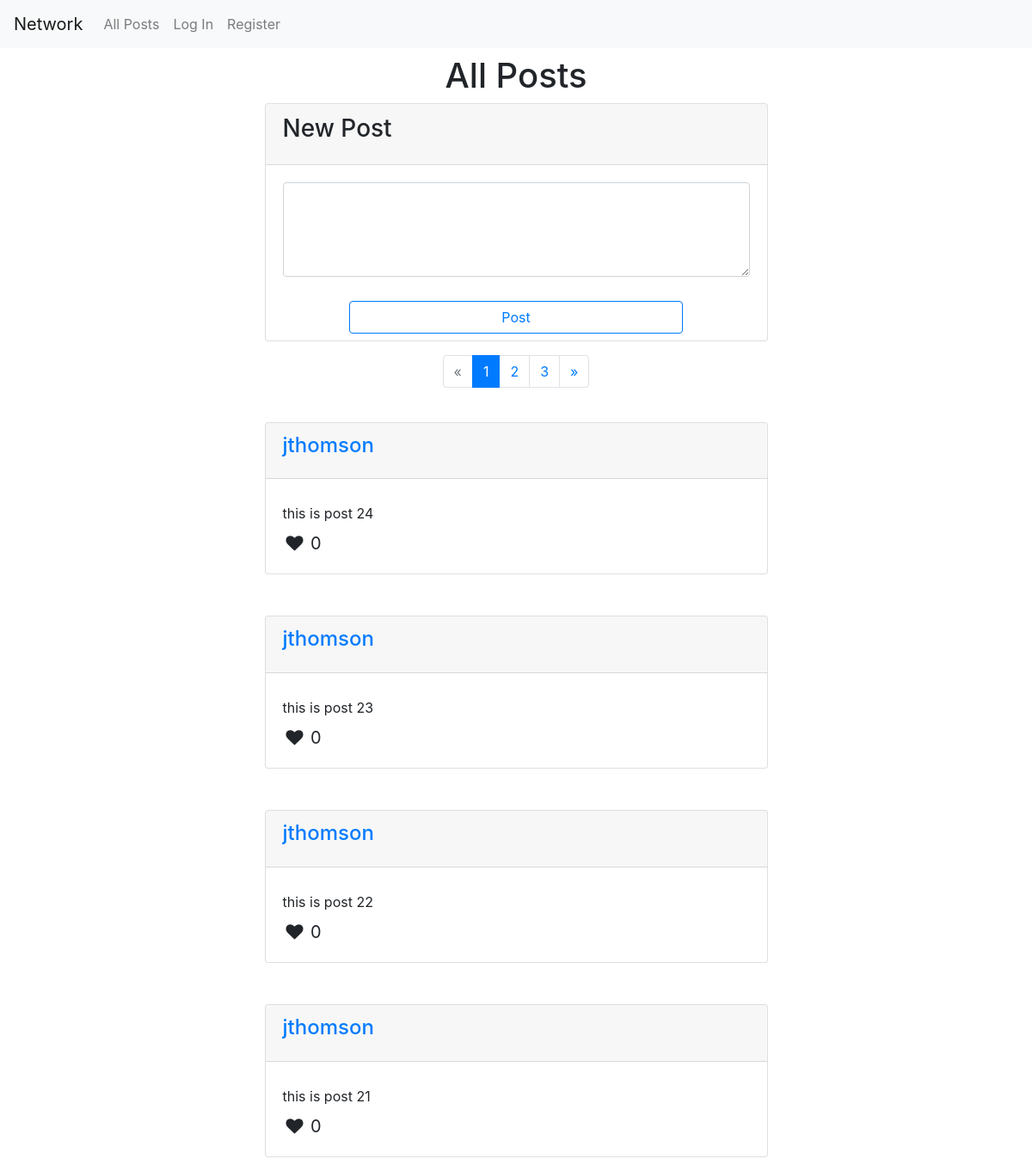
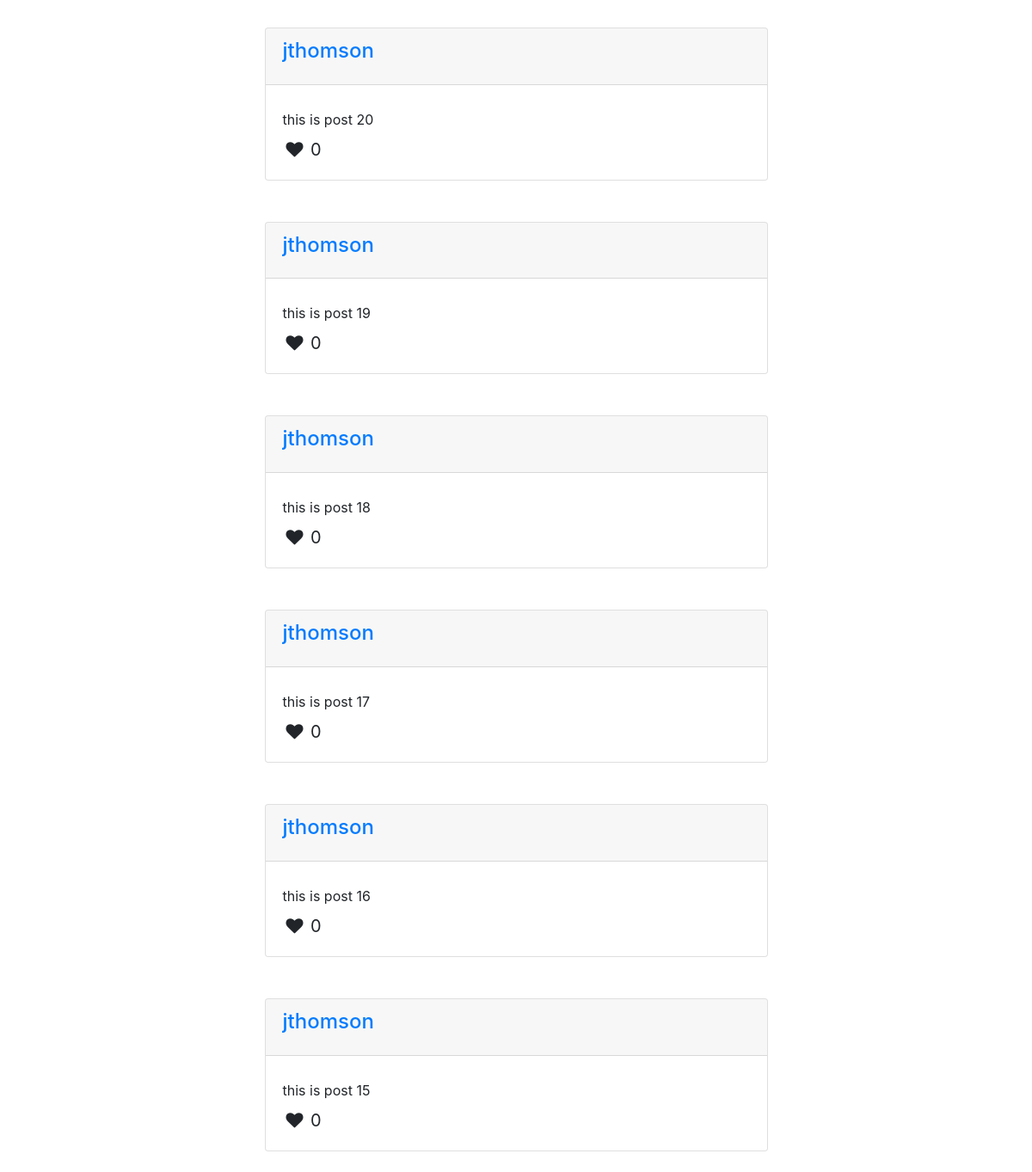
The page / on the database its author committed (2 pictures, top to bottom).
### network/models.py (models this page shows)
class Post(models.Model):
    posting_user = models.ForeignKey(User, on_delete=models.CASCADE, related_name='posts')
    time = models.DateTimeField(auto_now_add=True)
    content = models.TextField()
    likes = models.ManyToManyField(User, related_name='liked_posts')

class User(AbstractUser):
    following = models.ManyToManyField('User', related_name="followers")

### network/views.py (the view)
# urls.py: path("", views.index, name="index"),
def index(request):
    posts = Post.objects.all().order_by('-time')
    return showposts(request, posts)

### network/views.py (called while the page is built, shortened)
def showposts(request, posts, userpage=False, title='All Posts'):
    if posts.count() == 0 and not userpage:
        return render(request, "network/index.html", {
            'empty': True
        })
    paginator = Paginator(posts, 10)
    pagenum = request.GET.get('pagenum', 1)
    try:
        pagenum = int(pagenum)
    except ValueError:
        raise Http404
    if pagenum in paginator.page_range:
        items = paginator.page(pagenum)
    else:
        raise Http404
    data = {
        'items': items,
        'pagenum': pagenum,
        'pages': [p for p in paginator.page_range],
        'firstpage': pagenum == 1,
        'lastpage': pagenum == paginator.num_pages,
        'userpage': userpage,
        'title': title,
    }
    return render(request, "network/index.html", data)

### network/templates/network/index.html (shortened to what this page needs)
{% extends "network/layout.html" %}
{% block body %}
    {% with urlparam=title %}
        <h1 class="my-2 center">{{ title }}</h1>
        {% if not userpage %}
            <div class="row">
                <div class="col-md-8 col-lg-6 offset-md-2 offset-lg-3">
                    <div class="card">
                        <div class="card-header">
                            <h3 class="card-title">New Post</h3>
                        </div>
                        <div class="card-body">
                            <textarea class="form-control" rows=4></textarea>
                        </div>
                        <button class="btn btn-outline-primary my-2 btn-block col-xs-10 offset-xs-1 col-md-8 offset-md-2">Post</button>
                    </div>
                </div>
            </div>
        {% else %}
            <h5 class="text-muted center">Followers: {{ followers }}</h5>
            <h5 class="text-muted center">Following: {{ following }}</h5>
        {% endif %}
        {% if not empty %}
            <ul class="pagination justify-content-center my-3">
                {% if firstpage %}
                    <li class="page-item disabled">
                        <a class="page-link" href="#">
                            <span>&laquo</span>
                        </a>
                    </li>
                {% endif %}
                {% for num in pages %}
                    {% if num == pagenum %}
                        <li class="page-item active">
                    {% else %}
                        <li class="page-item">
                    {% endif %}
                    {% if urlparam == 'All Posts' %}
                        <a class="page-link" href="{% url 'index' %}?pagenum={{ num }}">{{ num }}</a>
                    {% else %}
                        <a class="page-link" href="{% url 'viewuser' urlparam %}?pagenum={{ num }}">{{ num }}</a>
                    {% endif %}
                        </li>
                {% endfor %}
                {% if lastpage %}
                    <li class="page-item disabled">
                        <a class="page-link" href="#">
                            <span>&raquo</span>
                        </a>
                    </li>
                {% else %}
                    <li class="page-item">
                        {% if urlparam == 'All Posts' %}
                            <a class="page-link" href="{% url 'index' %}?pagenum={{ pagenum|add:1 }}">
                                <span>&raquo</span>
                            </a>
                        {% else %}
                            <a class="page-link" href="{% url 'viewuser' urlparam %}?pagenum={{ pagenum|add:1 }}">
                                <span>&raquo</span>
                            </a>
                        {% endif %}
                    </li>
                {% endif %}
            </ul>
            {% for item in items %}
                <div class="row">
                    <div class="col-md-8 col-lg-6 offset-md-2 offset-lg-3 my-4">
                        <div class="card">
                            <div class="card-header">
                                {% with username=item.posting_user.username %}
                                    <a href="{% url 'viewuser' username %}"><h4 class="card-title">{{ username }}</h4></a>
                                {% endwith %}
                            </div>
                            <div class="card-body">
                                <div class="my-2">{{ item.content }}</div>
                                <i class="fa fa-heart likebutton mx-1"></i>
                                <span class="likeamount">{{ item.likes.count }}</span>
                            </div>
                        </div>
                    </div>
                </div>
            {% endfor %}
        {% endif %}
    {% endwith %}
{% endblock %}

### network/static/network/styles.css (style rules this page uses)
.center { text-align: center; }
.likebutton, .likeamount { font-size: 20px !important; }

### rows shown on the page
Post: posting_user.username "jthomson", content "this is post 24", likes.count "0"
Post: posting_user.username "jthomson", content "this is post 23", likes.count "0"
Post: posting_user.username "jthomson", content "this is post 22", likes.count "0"
Post: posting_user.username "jthomson", content "this is post 21", likes.count "0"
Post: posting_user.username "jthomson", content "this is post 20", likes.count "0"
Post: posting_user.username "jthomson", content "this is post 19", likes.count "0"
Post: posting_user.username "jthomson", content "this is post 18", likes.count "0"
Post: posting_user.username "jthomson", content "this is post 17", likes.count "0"
Post: posting_user.username "jthomson", content "this is post 16", likes.count "0"
Post: posting_user.username "jthomson", content "this is post 15", likes.count "0"

### other values the page prints
{{ title }} "All Posts"
{{ num }} "1" "2" "3"
